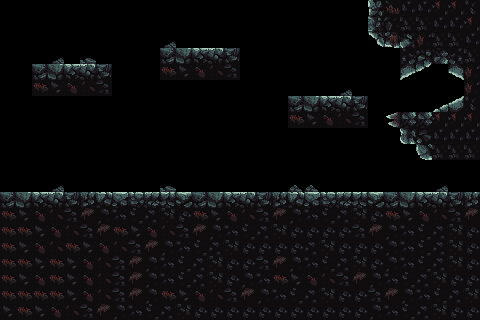

Tiled map render using the project's own tile images. Description and the whole map definition, tile-layer contents included, below:
An orthogonal 30x20 tile map with 16x16 px tiles, 1 tile layer (Livello tile 1).

<map version="1.10" tiledversion="1.11.2" orientation="orthogonal" renderorder="right-down" width="30" height="20" tilewidth="16" tileheight="16" infinite="0" nextlayerid="2" nextobjectid="1">
 <tileset firstgid="1" name="main_lev_buildA" tilewidth="16" tileheight="16" tilecount="7056" columns="84">
  <image source="../../Assets/Sprites/main_lev_buildA.png" width="1344" height="1344" />
 </tileset>
 <layer id="1" name="Livello tile 1" width="30" height="20">
  <data encoding="csv">
0,0,0,0,0,0,0,0,0,0,0,0,0,0,0,0,0,0,0,0,0,0,0,3283,3284,3706,3706,3622,3622,3538,
0,0,2204,2205,2206,2207,2208,2209,2210,2210,2294,2294,2294,2378,2378,2378,2203,2203,2203,2203,2203,2203,0,3367,3368,3790,3790,3706,3706,3622,
0,0,0,0,0,0,0,0,0,0,2537,0,0,0,0,0,0,2287,2287,0,0,0,0,3451,3452,3453,3454,3790,3790,3706,
2373,2203,2204,2537,2203,2546,2203,2287,2203,2203,2787,2788,2789,2790,2791,2287,0,0,0,0,0,2287,2287,3535,3536,4294,4295,4564,4315,3790,
2203,2203,2787,2788,2789,2790,2791,2205,2206,2207,2871,2872,2873,2874,2875,0,0,2373,2374,2375,0,2371,2371,3619,3620,4378,4379,0,4399,3454,
2287,2287,2871,2872,2873,2874,2875,2203,2204,0,0,0,0,0,2210,2203,2203,2203,2203,2203,0,2537,2203,3703,0,0,0,0,3903,3454,
2203,2204,2205,2206,2207,0,0,0,0,0,2205,2206,2207,2208,2209,2210,2287,2287,2787,2788,2789,2790,2791,3787,3788,0,0,2718,2719,3538,
0,0,0,0,0,0,0,0,0,0,0,0,0,0,0,0,0,2203,2871,2872,2873,2874,2875,3871,2644,4065,4065,3622,3622,3622,
0,0,0,0,0,0,0,0,0,0,0,0,0,0,0,0,0,0,0,0,2287,2287,0,3955,3956,4122,4123,3706,3706,3706,
0,0,0,0,0,0,0,0,0,0,0,0,0,0,0,0,0,0,0,0,0,0,0,0,0,4206,4207,3790,3790,3790,
0,0,0,0,0,0,0,0,0,0,0,0,0,0,0,0,0,0,0,0,0,0,0,0,2210,2453,2371,2371,2371,2371,
2374,0,0,2537,0,0,0,0,0,0,2546,0,0,0,0,0,0,0,2539,2539,0,2453,2453,0,0,2453,2453,2537,2453,2453,
2787,2788,2789,2790,2791,2792,2793,2794,2795,2796,2797,2798,2787,2788,2789,2790,2791,2792,2793,2794,2795,2796,2797,2798,2787,2788,2789,2790,2791,2792,
2871,2872,2873,2874,2875,2876,2877,2878,2879,2880,2881,2882,2871,2872,2873,2874,2875,2876,2877,2878,2879,2880,2881,2882,2871,2872,2873,2874,2875,2876,
2871,2871,2872,2873,2874,2875,2876,2871,2872,2873,2874,2875,2876,2877,2878,2879,2880,2881,2882,2882,2882,2882,2875,2876,2877,2878,2879,2880,2881,2882,
2871,2872,2873,2874,2871,2872,2873,2874,2875,2876,2877,2878,2879,2880,2881,2882,2882,2882,2882,2880,2881,2882,2882,2882,2877,2878,2879,2880,2881,2882,
2871,2871,2872,2871,2872,2873,2874,2875,2876,2877,2878,2879,2880,2881,2882,2882,2875,2876,2877,2878,2879,2880,2881,2882,2877,2878,2879,2880,2881,2882,
2871,2872,2873,2871,2872,2873,2874,2875,2876,2877,2878,2879,2880,2881,2882,2877,2878,2871,2872,2873,2874,2875,2876,2877,2878,2879,2880,2881,2882,2882,
2871,2871,2871,2871,2872,2873,2874,2875,2876,2877,2871,2872,2873,2874,2875,2876,2877,2878,2879,2880,2881,2882,2882,2875,2876,2877,2878,2879,2880,2881,
2872,2871,2872,2873,2874,2875,2876,2877,2878,2879,2880,2881,2882,2882,2882,2882,2882,2882,2882,2882,2882,2882,2882,2877,2878,2879,2880,2881,2882,2882
</data>
 </layer>
</map>
